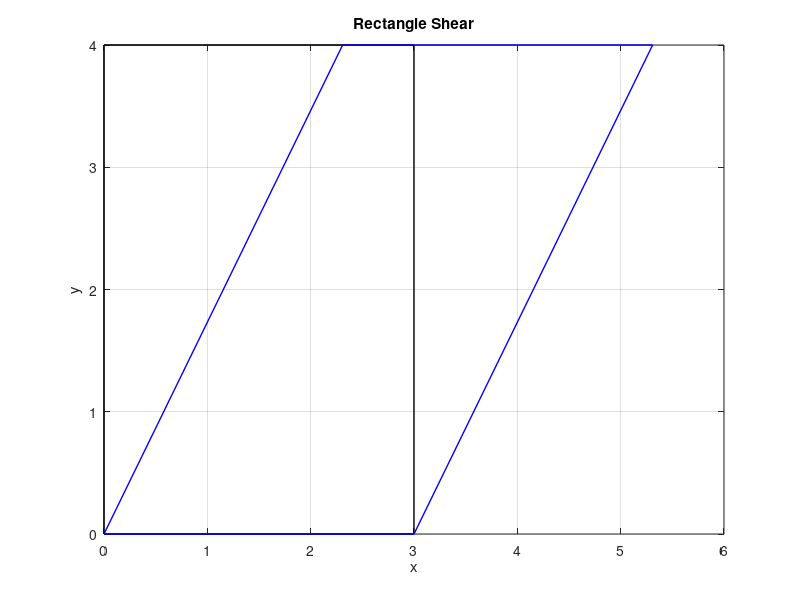
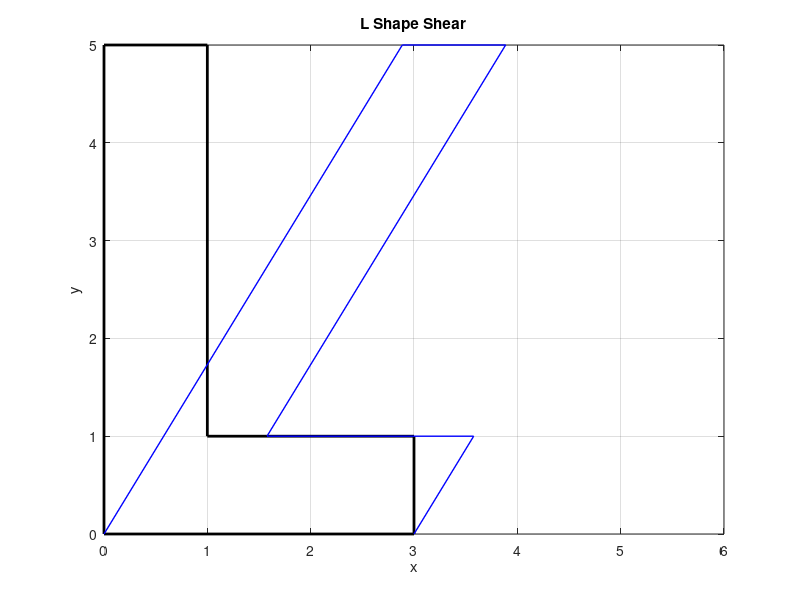

Write MATLAB code to recreate these figures, in order.
clear all;
close all;
clc;
format long;
name = 'Kasey Haman';
id = 'A16978114';

%%Problem 1
%Part A
theta = pi/6;
shear_matrix = [1 tan(theta) 0; 0 1 0; 0 0 1];

%Part B
Rectangle = [0 0;
        0, 4;
        3, 4;
       3, 0;
       0, 0];
L = [0 0; 0 5; 1 5; 1 1; 3 1; 3 0];


figure(1)
plot(Rectangle(:,1), Rectangle(:,2), '-k', 'LineWidth', 1)
hold on;
axis([0 6 0 4]);
title('Rectangle Shear');
xlabel('x');
ylabel('y');
grid on;

Aug_Rectangle = [Rectangle ones(size(Rectangle, 1), 1)]';

Shear_rectangle = (shear_matrix * Aug_Rectangle)';

plot(Shear_rectangle(:,1), Shear_rectangle(:,2), '-b', 'LineWidth', 1)


figure(2)
plot([L(:,1); L(1,1)], [L(:,2); L(1,2)], 'k-', 'LineWidth', 2);
hold on;
axis([0 6 0 5]);
title('L Shape Shear');
xlabel('x');
ylabel('y');
grid on;


Aug_L = [L ones(size(L, 1), 1)]';
Shear_L = (shear_matrix * Aug_L)';

plot(Shear_L(:,1), Shear_L(:,2), '-b', 'LineWidth', 1)

%Part C

invshear_matrix = [1 -tan(theta) 0; 0 1 0; 0 0 1];

A = invshear_matrix * shear_matrix; %Proof

%Part D
%Based on our notes, a matrix is orthogonal if S^T*S = I
B = shear_matrix' * shear_matrix;
disp(B)
%Because B does not equal the identity matrix, it is not orthogonal.

%Part E
DetShearingMatrix = det(shear_matrix);
disp(DetShearingMatrix)
%As stated in the notes, the determinant representes the volume
%(or area) scaling factor induced by the given mapping. So, because the det = 1,
% the area of the figure is preserved in the transformation.


